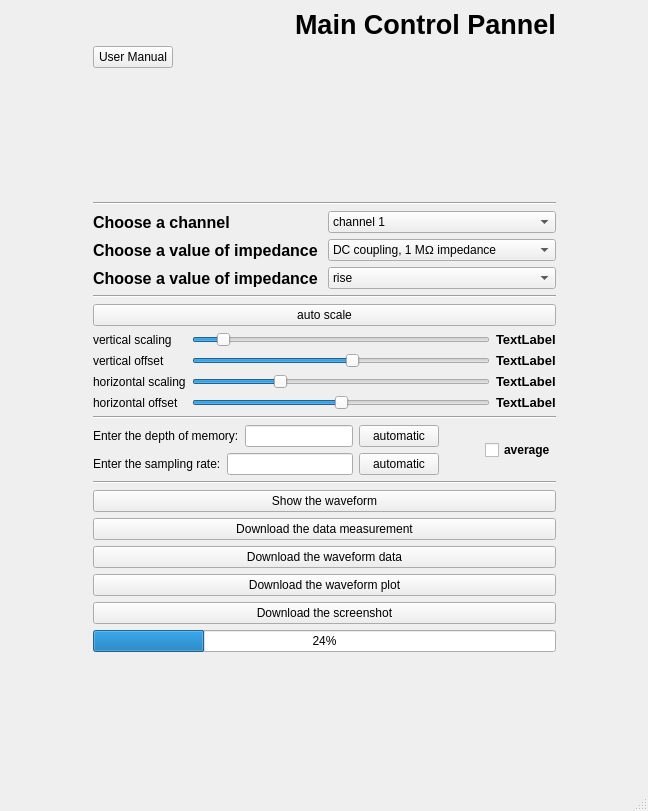
<?xml version="1.0" encoding="UTF-8"?>
<ui version="4.0">
 <class>MainWindow</class>
 <widget class="QMainWindow" name="MainWindow">
  <property name="geometry">
   <rect>
    <x>0</x>
    <y>0</y>
    <width>648</width>
    <height>811</height>
   </rect>
  </property>
  <property name="windowTitle">
   <string>MainWindow</string>
  </property>
  <widget class="QWidget" name="centralwidget">
   <layout class="QGridLayout" name="gridLayout_2">
    <item row="4" column="1" colspan="3">
     <layout class="QVBoxLayout" name="verticalLayout">
      <item>
       <layout class="QHBoxLayout" name="horizontalLayout_3">
        <item>
         <widget class="QLabel" name="label_3">
          <property name="font">
           <font>
            <pointsize>12</pointsize>
            <weight>75</weight>
            <bold>true</bold>
           </font>
          </property>
          <property name="text">
           <string>Choose a channel</string>
          </property>
         </widget>
        </item>
        <item>
         <widget class="QComboBox" name="optionmenu_channel">
          <item>
           <property name="text">
            <string>channel 1</string>
           </property>
          </item>
          <item>
           <property name="text">
            <string>channel 2</string>
           </property>
          </item>
          <item>
           <property name="text">
            <string>channel 3</string>
           </property>
          </item>
          <item>
           <property name="text">
            <string>channel 4</string>
           </property>
          </item>
         </widget>
        </item>
       </layout>
      </item>
      <item>
       <layout class="QHBoxLayout" name="horizontalLayout_5">
        <item>
         <widget class="QLabel" name="label_4">
          <property name="font">
           <font>
            <pointsize>12</pointsize>
            <weight>75</weight>
            <bold>true</bold>
           </font>
          </property>
          <property name="text">
           <string>Choose a value of impedance</string>
          </property>
         </widget>
        </item>
        <item>
         <widget class="QComboBox" name="optionmenu_impedance">
          <item>
           <property name="text">
            <string>DC coupling, 1 MΩ impedance</string>
           </property>
          </item>
          <item>
           <property name="text">
            <string>DC coupling, 50Ω impedance</string>
           </property>
          </item>
          <item>
           <property name="text">
            <string>AC coupling, 1 MΩ impedance</string>
           </property>
          </item>
          <item>
           <property name="text">
            <string>AC 1 MΩ input impedance</string>
           </property>
          </item>
         </widget>
        </item>
       </layout>
      </item>
      <item>
       <layout class="QHBoxLayout" name="horizontalLayout_6">
        <item>
         <widget class="QLabel" name="label_6">
          <property name="font">
           <font>
            <pointsize>12</pointsize>
            <weight>75</weight>
            <bold>true</bold>
           </font>
          </property>
          <property name="text">
           <string>Choose a value of impedance</string>
          </property>
         </widget>
        </item>
        <item>
         <widget class="QComboBox" name="optionmenu_slope">
          <item>
           <property name="text">
            <string>rise</string>
           </property>
          </item>
          <item>
           <property name="text">
            <string>fall</string>
           </property>
          </item>
          <item>
           <property name="text">
            <string>either</string>
           </property>
          </item>
         </widget>
        </item>
       </layout>
      </item>
     </layout>
    </item>
    <item row="9" column="1" colspan="3">
     <widget class="Line" name="line_4">
      <property name="orientation">
       <enum>Qt::Horizontal</enum>
      </property>
     </widget>
    </item>
    <item row="3" column="1" colspan="3">
     <widget class="Line" name="line">
      <property name="orientation">
       <enum>Qt::Horizontal</enum>
      </property>
     </widget>
    </item>
    <item row="8" column="1" colspan="3">
     <layout class="QHBoxLayout" name="horizontalLayout_4">
      <item>
       <layout class="QVBoxLayout" name="verticalLayout_2">
        <item>
         <layout class="QHBoxLayout" name="horizontalLayout">
          <item>
           <widget class="QLabel" name="label_11">
            <property name="text">
             <string>Enter the depth of memory:</string>
            </property>
           </widget>
          </item>
          <item>
           <widget class="QLineEdit" name="memory_depth"/>
          </item>
          <item>
           <widget class="QPushButton" name="points_auto">
            <property name="text">
             <string>automatic</string>
            </property>
           </widget>
          </item>
         </layout>
        </item>
        <item>
         <layout class="QHBoxLayout" name="horizontalLayout_2">
          <item>
           <widget class="QLabel" name="label_12">
            <property name="text">
             <string>Enter the sampling rate:</string>
            </property>
           </widget>
          </item>
          <item>
           <widget class="QLineEdit" name="sample_rate_set"/>
          </item>
          <item>
           <widget class="QPushButton" name="sample_auto">
            <property name="text">
             <string>automatic</string>
            </property>
           </widget>
          </item>
         </layout>
        </item>
       </layout>
      </item>
      <item>
       <spacer name="horizontalSpacer">
        <property name="orientation">
         <enum>Qt::Horizontal</enum>
        </property>
        <property name="sizeHint" stdset="0">
         <size>
          <width>40</width>
          <height>20</height>
         </size>
        </property>
       </spacer>
      </item>
      <item>
       <widget class="QCheckBox" name="avg_box">
        <property name="font">
         <font>
          <weight>75</weight>
          <bold>true</bold>
         </font>
        </property>
        <property name="autoFillBackground">
         <bool>false</bool>
        </property>
        <property name="text">
         <string>average</string>
        </property>
       </widget>
      </item>
     </layout>
    </item>
    <item row="0" column="2">
     <spacer name="horizontalSpacer_2">
      <property name="orientation">
       <enum>Qt::Horizontal</enum>
      </property>
      <property name="sizeHint" stdset="0">
       <size>
        <width>40</width>
        <height>20</height>
       </size>
      </property>
     </spacer>
    </item>
    <item row="11" column="1" colspan="3">
     <widget class="QProgressBar" name="progressBar">
      <property name="value">
       <number>24</number>
      </property>
     </widget>
    </item>
    <item row="6" column="1" colspan="3">
     <layout class="QVBoxLayout" name="verticalLayout_3">
      <item>
       <widget class="QPushButton" name="autoscale">
        <property name="text">
         <string>auto scale</string>
        </property>
       </widget>
      </item>
      <item>
       <layout class="QGridLayout" name="gridLayout">
        <item row="0" column="0">
         <widget class="QLabel" name="label_2">
          <property name="text">
           <string>vertical scaling</string>
          </property>
         </widget>
        </item>
        <item row="0" column="1">
         <widget class="QSlider" name="slider1">
          <property name="minimum">
           <number>100</number>
          </property>
          <property name="maximum">
           <number>1300</number>
          </property>
          <property name="singleStep">
           <number>10</number>
          </property>
          <property name="sliderPosition">
           <number>200</number>
          </property>
          <property name="orientation">
           <enum>Qt::Horizontal</enum>
          </property>
         </widget>
        </item>
        <item row="0" column="2">
         <widget class="QLabel" name="indicator1">
          <property name="font">
           <font>
            <pointsize>10</pointsize>
            <weight>75</weight>
            <bold>true</bold>
           </font>
          </property>
          <property name="text">
           <string>TextLabel</string>
          </property>
         </widget>
        </item>
        <item row="1" column="0">
         <widget class="QLabel" name="label_7">
          <property name="text">
           <string>vertical offset</string>
          </property>
         </widget>
        </item>
        <item row="1" column="1">
         <widget class="QSlider" name="slider2">
          <property name="maximum">
           <number>1000</number>
          </property>
          <property name="singleStep">
           <number>5</number>
          </property>
          <property name="sliderPosition">
           <number>540</number>
          </property>
          <property name="orientation">
           <enum>Qt::Horizontal</enum>
          </property>
         </widget>
        </item>
        <item row="1" column="2">
         <widget class="QLabel" name="indicator2">
          <property name="font">
           <font>
            <pointsize>10</pointsize>
            <weight>75</weight>
            <bold>true</bold>
           </font>
          </property>
          <property name="text">
           <string>TextLabel</string>
          </property>
         </widget>
        </item>
        <item row="2" column="0">
         <widget class="QLabel" name="label_8">
          <property name="text">
           <string>horizontal scaling</string>
          </property>
         </widget>
        </item>
        <item row="2" column="1">
         <widget class="QSlider" name="slider3">
          <property name="minimum">
           <number>100</number>
          </property>
          <property name="maximum">
           <number>1500</number>
          </property>
          <property name="singleStep">
           <number>10</number>
          </property>
          <property name="sliderPosition">
           <number>500</number>
          </property>
          <property name="orientation">
           <enum>Qt::Horizontal</enum>
          </property>
         </widget>
        </item>
        <item row="2" column="2">
         <widget class="QLabel" name="indicator3">
          <property name="font">
           <font>
            <pointsize>10</pointsize>
            <weight>75</weight>
            <bold>true</bold>
           </font>
          </property>
          <property name="text">
           <string>TextLabel</string>
          </property>
         </widget>
        </item>
        <item row="3" column="0">
         <widget class="QLabel" name="label_9">
          <property name="text">
           <string>horizontal offset</string>
          </property>
         </widget>
        </item>
        <item row="3" column="1">
         <widget class="QSlider" name="slider4">
          <property name="minimum">
           <number>-100</number>
          </property>
          <property name="maximum">
           <number>100</number>
          </property>
          <property name="singleStep">
           <number>5</number>
          </property>
          <property name="value">
           <number>0</number>
          </property>
          <property name="orientation">
           <enum>Qt::Horizontal</enum>
          </property>
         </widget>
        </item>
        <item row="3" column="2">
         <widget class="QLabel" name="indicator4">
          <property name="font">
           <font>
            <pointsize>10</pointsize>
            <weight>75</weight>
            <bold>true</bold>
           </font>
          </property>
          <property name="text">
           <string>TextLabel</string>
          </property>
         </widget>
        </item>
       </layout>
      </item>
     </layout>
    </item>
    <item row="12" column="1">
     <spacer name="verticalSpacer_3">
      <property name="orientation">
       <enum>Qt::Vertical</enum>
      </property>
      <property name="sizeHint" stdset="0">
       <size>
        <width>20</width>
        <height>40</height>
       </size>
      </property>
     </spacer>
    </item>
    <item row="2" column="1">
     <spacer name="verticalSpacer">
      <property name="orientation">
       <enum>Qt::Vertical</enum>
      </property>
      <property name="sizeHint" stdset="0">
       <size>
        <width>20</width>
        <height>40</height>
       </size>
      </property>
     </spacer>
    </item>
    <item row="10" column="1" colspan="3">
     <layout class="QVBoxLayout" name="verticalLayout_4">
      <item>
       <widget class="QPushButton" name="show_waveform_btn">
        <property name="text">
         <string>Show the waveform</string>
        </property>
       </widget>
      </item>
      <item>
       <widget class="QPushButton" name="measure_btn">
        <property name="text">
         <string>Download the data measurement</string>
        </property>
       </widget>
      </item>
      <item>
       <widget class="QPushButton" name="waveform_data_download_btn">
        <property name="text">
         <string>Download the waveform data</string>
        </property>
       </widget>
      </item>
      <item>
       <widget class="QPushButton" name="waveform_plot_download_btn">
        <property name="text">
         <string>Download the waveform plot</string>
        </property>
       </widget>
      </item>
      <item>
       <widget class="QPushButton" name="screenshot_download_btn">
        <property name="text">
         <string>Download the screenshot</string>
        </property>
       </widget>
      </item>
     </layout>
    </item>
    <item row="2" column="3">
     <spacer name="verticalSpacer_2">
      <property name="orientation">
       <enum>Qt::Vertical</enum>
      </property>
      <property name="sizeHint" stdset="0">
       <size>
        <width>20</width>
        <height>40</height>
       </size>
      </property>
     </spacer>
    </item>
    <item row="0" column="0">
     <spacer name="horizontalSpacer_4">
      <property name="orientation">
       <enum>Qt::Horizontal</enum>
      </property>
      <property name="sizeHint" stdset="0">
       <size>
        <width>40</width>
        <height>20</height>
       </size>
      </property>
     </spacer>
    </item>
    <item row="0" column="4">
     <spacer name="horizontalSpacer_3">
      <property name="orientation">
       <enum>Qt::Horizontal</enum>
      </property>
      <property name="sizeHint" stdset="0">
       <size>
        <width>40</width>
        <height>20</height>
       </size>
      </property>
     </spacer>
    </item>
    <item row="0" column="3">
     <widget class="QLabel" name="label">
      <property name="font">
       <font>
        <pointsize>20</pointsize>
        <weight>75</weight>
        <bold>true</bold>
       </font>
      </property>
      <property name="text">
       <string>Main Control Pannel</string>
      </property>
     </widget>
    </item>
    <item row="7" column="1" colspan="3">
     <widget class="Line" name="line_3">
      <property name="orientation">
       <enum>Qt::Horizontal</enum>
      </property>
     </widget>
    </item>
    <item row="5" column="1" colspan="3">
     <widget class="Line" name="line_2">
      <property name="orientation">
       <enum>Qt::Horizontal</enum>
      </property>
     </widget>
    </item>
    <item row="0" column="1">
     <widget class="QLabel" name="label_10">
      <property name="text">
       <string/>
      </property>
      <property name="pixmap">
       <pixmap>../../../Downloads/ST_logo_2020_blue_V_no_padding.svg</pixmap>
      </property>
      <property name="scaledContents">
       <bool>true</bool>
      </property>
     </widget>
    </item>
    <item row="1" column="1">
     <widget class="QPushButton" name="pushButton">
      <property name="text">
       <string>User Manual</string>
      </property>
     </widget>
    </item>
   </layout>
  </widget>
  <widget class="QStatusBar" name="statusbar"/>
 </widget>
 <resources/>
 <connections/>
</ui>
